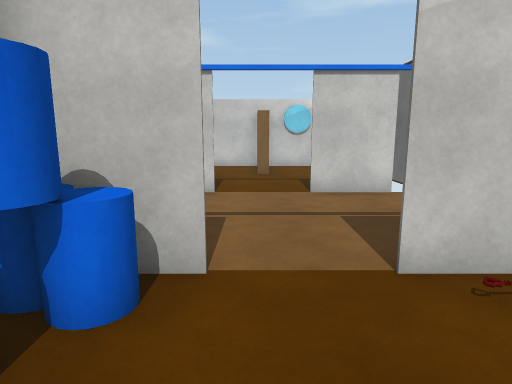
[1] (above)

17 first-person views from a walk through a Unity game level. The camera is 1.5 m above the floor, tilts 10° down and sees 75° across. Doors are open. The floor is counted in squares, 1 m on a side. Each view is taken from the middle of a square. On the plan, view 1 faces up. The plan holds only what a view shows up to about 15 squares ahead; the rest is blank. The player is left out. Surface patterns are stand-ins for the level's own textures.

[2]
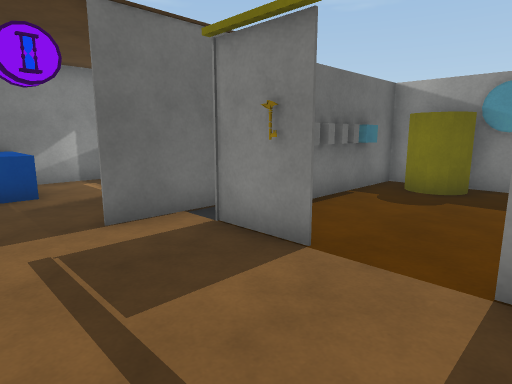

[3]
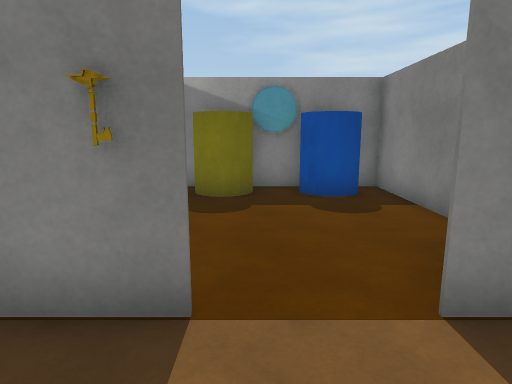

[4]
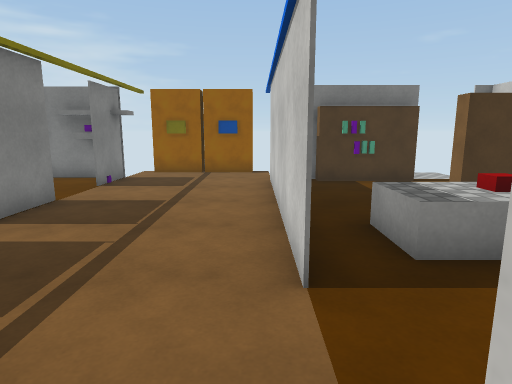

[5]
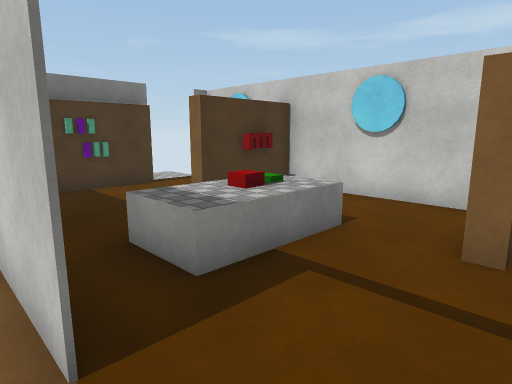

[6]
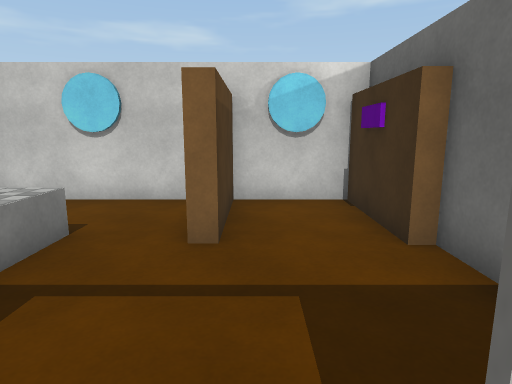

[7]
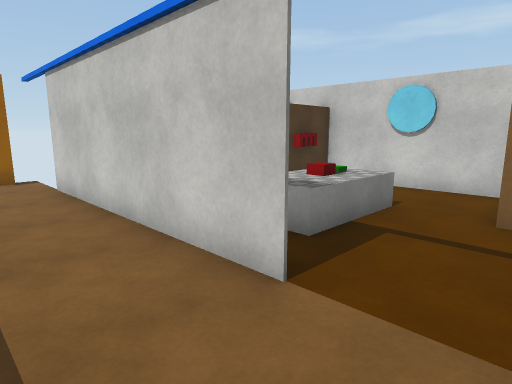

[8]
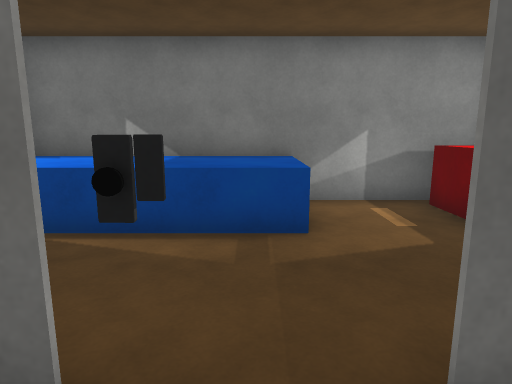

[9]
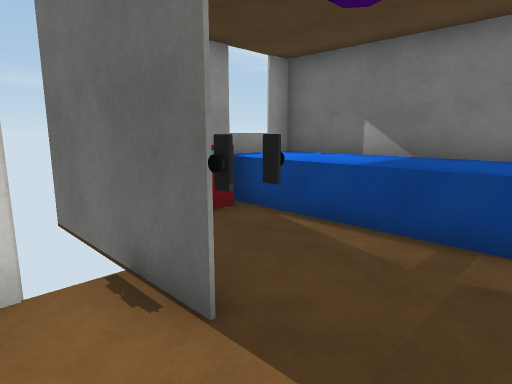

[10]
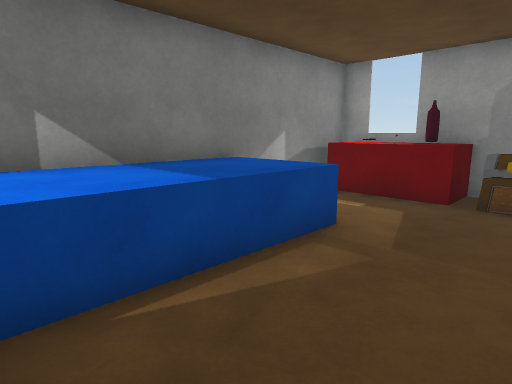

[11]
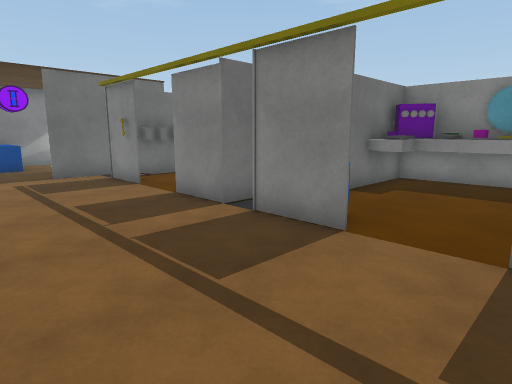

[12]
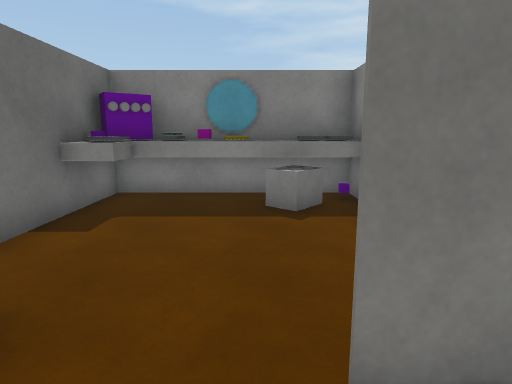

[13]
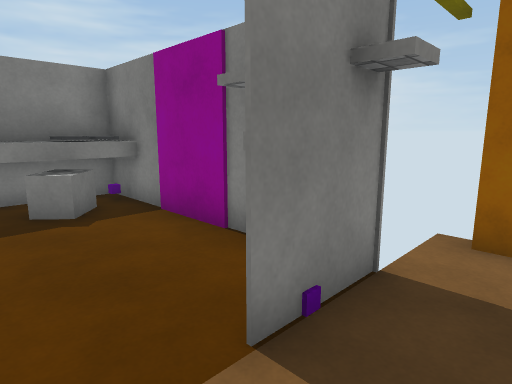

[14]
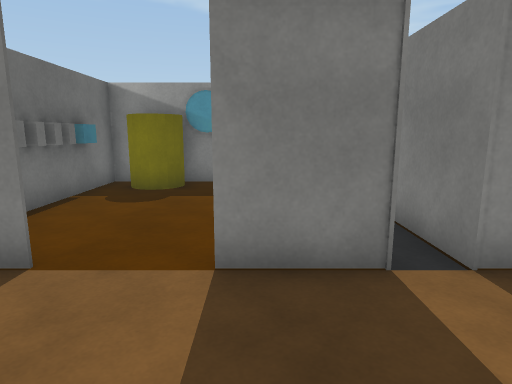

[15]
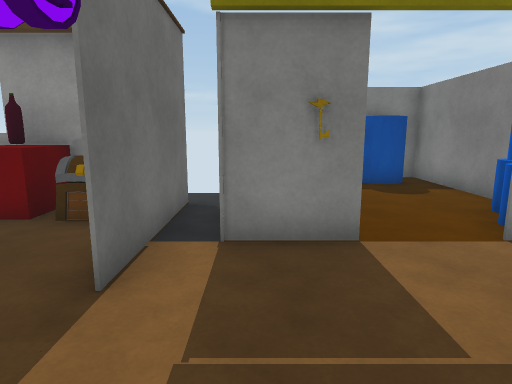

[16]
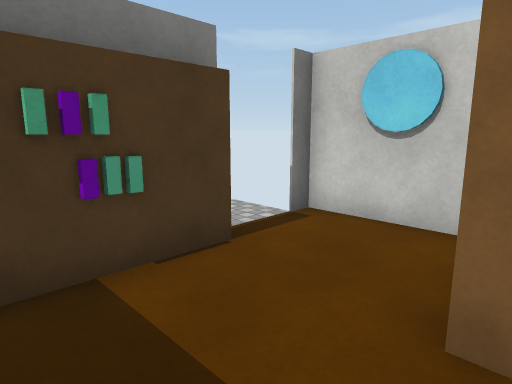

[17]
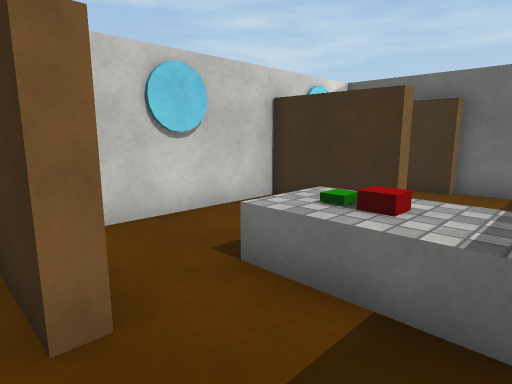

### Floor plan
Key: @ floor where view 1 was taken; # wall or solid block; x gap in a wall; . floor; D open door; ^ raised ledge; B blue barrel; L block; C yellow cylinder; I disc; U blue cylinder; K bookshelf; R red block; E desk; H chest; A locker; O other object.
Columns run from 12 left of view 1 to 11 right of it. Each row starts with its distance up from view 1.
 16    #############
 15    #...K....#..#
 14    ....K....#..#
 13    #...K.^^.#..#
 12    #.....O^....##
 11    #.....R^.....## O^^^#
 10    #.....^^.....#. O^^^#
  9    ########xDD## #..^^^#
  8 OO..........D....#..^^^#
  7 OO..............##..^^^#
  6 OO..............DD..^^^#
  5  O..............D#..^^^#
  4  O...DD.....DD...#.....#
  3    ##DDO B BDD# .#.....#
  2    #.... #B....O.HHEEEE#
  1    #.....#B....L.###EE##
  0    #.....# .@..L
 -1    #L...^#......#
 -2    ^LL^^O#.UUCCL
 -3    ^^^OOA# UIIC#
 -4    #############

Where each view was taken, in squares from view 1:
view 1: 0 up, 0 right, facing up
view 2: 7 up, 1 left, facing down-right
view 3: 6 up, 1 right, facing down
view 4: 8 up, 2 right, facing left
view 5: 8 up, 1 right, facing up-left
view 6: 8 up, 1 right, facing up
view 7: 6 up, 1 right, facing up-left
view 8: 6 up, 3 right, facing right
view 9: 5 up, 3 right, facing up-right
view 10: 10 up, 5 right, facing down-right
view 11: 8 up, 8 left, facing down-right
view 12: 5 up, 7 left, facing down
view 13: 5 up, 6 left, facing down-left
view 14: 7 up, 1 left, facing down
view 15: 8 up, 3 right, facing down
view 16: 10 up, 5 left, facing up-left
view 17: 10 up, 6 left, facing up-right
